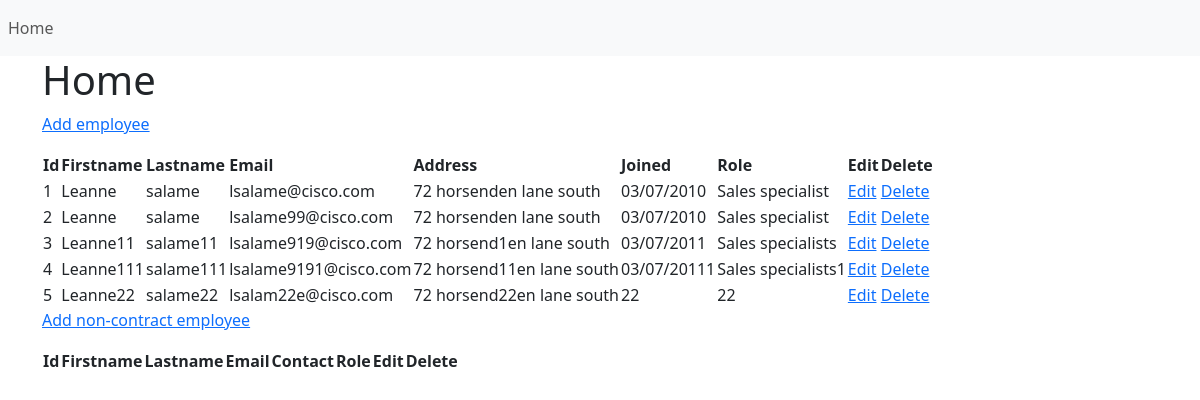
Page / (signed in) on the earlier database version.
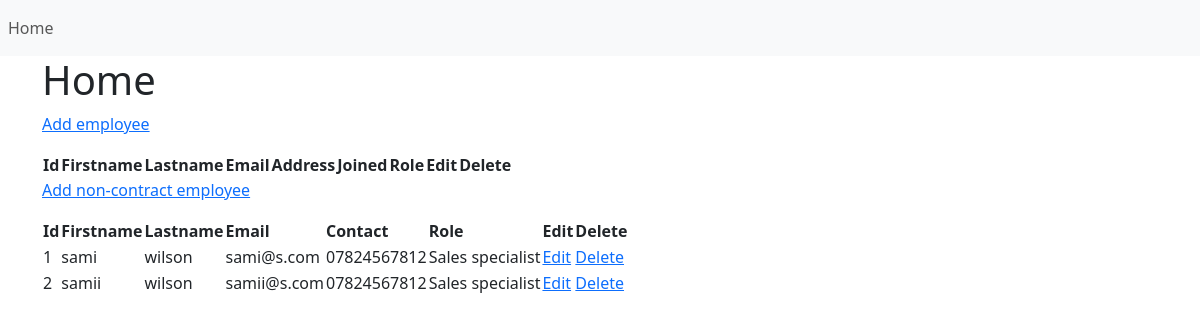
Same page on the later database version.
### website/models.py (models this page shows)
class Contract_employees(db.Model, UserMixin):
    id = db.Column(db.Integer, primary_key=True)
    firstname = db.Column(db.String(100), nullable=False)
    lastname = db.Column(db.String(100), nullable=False)
    email = db.Column(db.String(80), unique=True, nullable=False)
    address = db.Column(db.Text)
    joined = db.Column(db.String(80), nullable=False)
    role = db.Column(db.Text, nullable=False)

class Non_contract_employees(db.Model, UserMixin):
    id = db.Column(db.Integer, primary_key=True)
    firstname = db.Column(db.String(100), nullable=False)
    lastname = db.Column(db.String(100), nullable=False)
    email = db.Column(db.String(80), unique=True, nullable=False)
    contact = db.Column(db.Text)
    role = db.Column(db.Text, nullable=False)

### website/views.py (the view)
@views.route('/')
@login_required
def home():
    contract_employee=Contract_employees.query.all()
    non_contract_employee=Non_contract_employees.query.all()
    return render_template("home.html", new_user=current_user,no_contract_info=non_contract_employee,employees_info=contract_employee)

### website/__init__.py (called while the page is built)
def create_app():
    app = Flask(__name__)
    app.config['SECRET_KEY'] = 'Cisco123!'
    app.config['SQLALCHEMY_DATABASE_URI'] ='sqlite:///' + os.path.join(basedir, 'database.db')
    db.init_app(app)
    from .views import views
    from .models import Contract_employees, Non_contract_employees, User
    from .authentication import auth
    create_database(app)
    login_manager = LoginManager()
    login_manager.init_app(app)
    login_manager.login_view = 'authenitcation.login'
    @login_manager.user_loader
    def load_user(id):
        return User.query.get(int(id))
    app.config['SECRET_KEY'] = 'mysecret'
    app.register_blueprint(views, url_prefix='/')
    app.register_blueprint(auth, url_prefix='/')
    return app

### website/templates/home.html (shortened to what this page needs)
{% extends "base.html" %}
{% block content%}
<h1>Home</h1>
<p class='adding_button'><a href='{{url_for("views.new_contract_employee")}}' >Add employee</a></p>
<div class="content">
    <table>
        <thead>
            <th>Id</th>
            <th>Firstname</th>
            <th>Lastname</th>
            <th>Email</th>
            <th>Address</th>
            <th>Joined</th>
            <th>Role</th>
            <th>Edit</th>
            <th>Delete</th>
        </thead>
        <tbody>
            {% for employee in employees_info %}
            <tr>
                <td>{{loop.index}}</td>
                <td>{{employee.firstname}}</td>
                <td>{{employee.lastname}}</td>
                <td>{{employee.email}}</td>
                <td>{{employee.address}}</td>
                <td>{{employee.joined}}</td>
                <td>{{employee.role}}</td>
                <td><a href='{{url_for("views.edit_employee",id=employee.id)}}' class='btn-edit'>Edit</a></td>
                <td><a href='{{url_for("views.delete_employee",id=employee.id)}}' class='btn-delete' onclick='return confirm("Are you sure you want to delete")'>Delete</a></td>
            </tr>
            {%endfor%}
        </tbody>
    </table>
</div>
<p class='adding_button'><a href='{{url_for("views.new_no_contract_employee")}}'>Add non-contract employee</a></p>
<div class="content">
    <table>
        <thead>
            <th>Id</th>
            <th>Firstname</th>
            <th>Lastname</th>
            <th>Email</th>
            <th>Contact</th>
            <th>Role</th>
            <th>Edit</th>
            <th>Delete</th>
        </thead>
        <tbody>
            {% for employee in no_contract_info %}
            <tr>
                <td>{{loop.index}}</td>
                <td>{{employee.firstname}}</td>
                <td>{{employee.lastname}}</td>
                <td>{{employee.email}}</td>
                <td>{{employee.contact}}</td>
                <td>{{employee.role}}</td>
                <td><a href='{{url_for("views.edit_no_contract_employee",id=employee.id)}}' class='btn-edit'>Edit</a></td>
                <td><a href='{{url_for("views.delete_no_contract_employee",id=employee.id)}}' class='btn-delete' onclick='return confirm("Are you sure you want to delete")'>Delete</a></td>
            </tr>
            {%endfor%}
        </tbody>
    </table>
</div>
{% endblock content %}

### website/templates/base.html (shortened to what this page needs)
<!DOCTYPE html>
<html>
    <head>
        <link href="https://cdn.jsdelivr.net/npm/bootstrap@5.3.1/dist/css/bootstrap.min.css" rel="stylesheet">
      </head>
    <body>
      <nav class="navbar navbar-expand-lg navbar-light bg-light">
        <div class="collapse navbar-collapse" id="navbarSupportedContent">
          <ul class="navbar-nav mr-auto">
            {% if new_user.is_authenticated %}
            <li class="nav-item active">
              <a class="nav-link" href="{{ url_for('views.home')}}">Home</a>
            </li>
            {% endif %}
          </ul>
        </div>
      </nav>
    <div class="container">
    {% block content%}{% endblock content %}
    </div>
  </body>
</html>

Differences in the rows shown:
removed Contract_employees: firstname "Leanne", lastname "salame", email "lsalame@cisco.com", address "72 horsenden lane south", joined "03/07/2010", role "Sales specialist"
removed Contract_employees: firstname "Leanne", lastname "salame", email "lsalame99@cisco.com", address "72 horsenden lane south", joined "03/07/2010", role "Sales specialist"
removed Contract_employees: firstname "Leanne11", lastname "salame11", email "lsalame919@cisco.com", address "72 horsend1en lane south", joined "03/07/2011", role "Sales specialists"
removed Contract_employees: firstname "Leanne111", lastname "salame111", email "lsalame9191@cisco.com", address "72 horsend11en lane south", joined "03/07/20111", role "Sales specialists1"
removed Contract_employees: firstname "Leanne22", lastname "salame22", email "lsalam22e@cisco.com", address "72 horsend22en lane south", joined "22", role "22"
added Non_contract_employees: firstname "sami", lastname "wilson", email "sami@s.com", contact "07824567812", role "Sales specialist"
added Non_contract_employees: firstname "samii", lastname "wilson", email "samii@s.com", contact "07824567812", role "Sales specialist"
